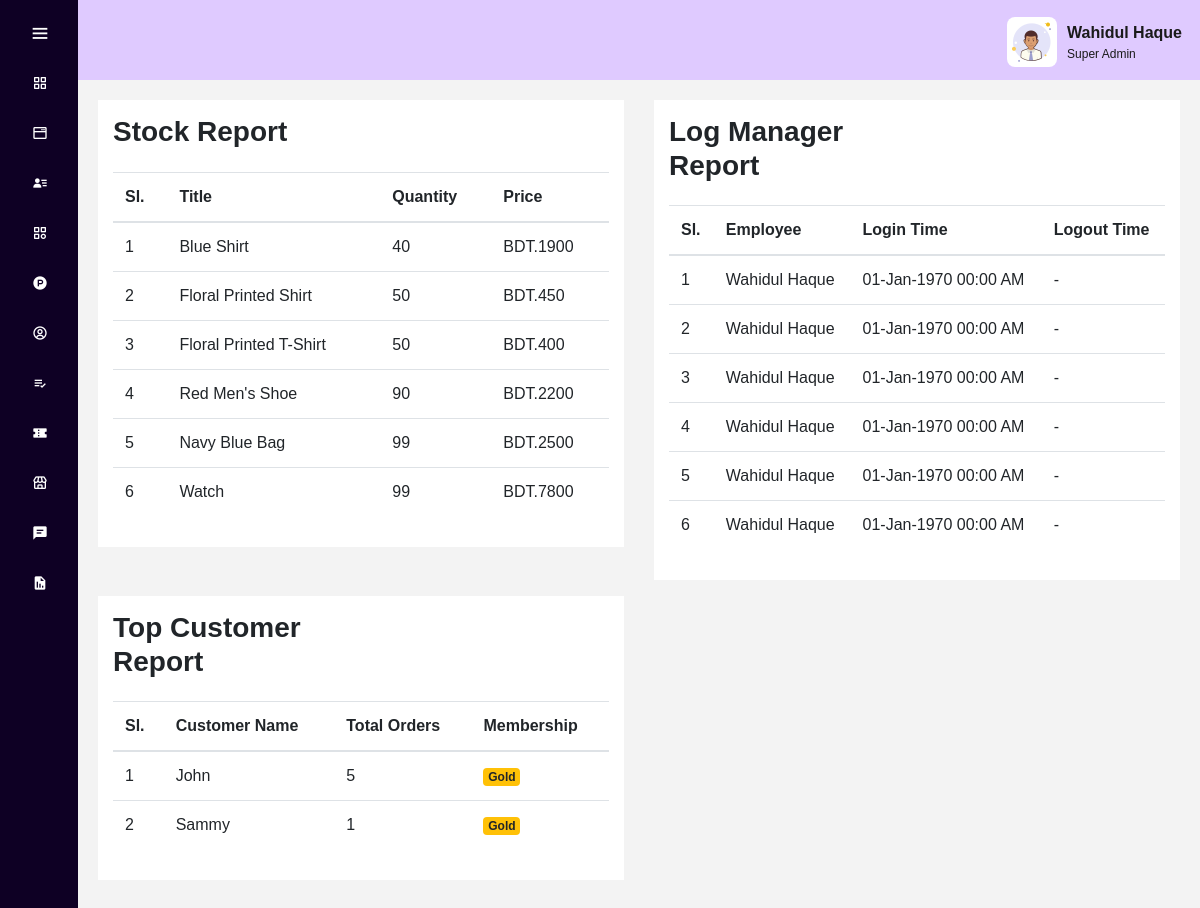
The app's page /views/admin/reports.php?do=Manage (signed in) with its own data.
### tables this page shows
CREATE TABLE `products` (
  `id` int(10) UNSIGNED NOT NULL,
  `title` varchar(255) NOT NULL,
  `slug` varchar(255) NOT NULL,
  `s_desc` text DEFAULT NULL,
  `desc` text DEFAULT NULL,
  `quantity` int(10) UNSIGNED NOT NULL DEFAULT 1,
  `regular_price` int(11) NOT NULL DEFAULT 0,
  `offer_price` int(11) NOT NULL,
  `sku_code` varchar(255) DEFAULT NULL,
  `product_type` int(11) NOT NULL DEFAULT 0,
  `tags` varchar(255) DEFAULT NULL,
  `featured_item` int(11) NOT NULL DEFAULT 0,
  `status` int(11) NOT NULL DEFAULT 0,
  `cat_id` int(11) NOT NULL,
  `image` text DEFAULT NULL
);

CREATE TABLE `log_detail` (
  `id` int(11) NOT NULL,
  `user_id` int(11) NOT NULL,
  `login_time` text DEFAULT NULL,
  `logout_time` text DEFAULT NULL
);

CREATE TABLE `users` (
  `id` int(10) UNSIGNED NOT NULL,
  `name` varchar(255) NOT NULL,
  `email` varchar(255) NOT NULL,
  `password` varchar(255) NOT NULL,
  `phone` varchar(255) DEFAULT NULL,
  `address` varchar(255) DEFAULT NULL,
  `image` varchar(255) DEFAULT NULL,
  `user_type` varchar(255) NOT NULL DEFAULT 'USR' COMMENT 'ADM For Super Admin, USR For users',
  `status` int(1) NOT NULL
);

CREATE TABLE `customers` (
  `id` int(10) UNSIGNED NOT NULL,
  `name` varchar(255) NOT NULL,
  `email` varchar(255) NOT NULL,
  `password` varchar(255) NOT NULL,
  `phone` varchar(255) DEFAULT NULL,
  `address` varchar(255) DEFAULT NULL,
  `city` varchar(255) DEFAULT NULL,
  `country` varchar(255) DEFAULT NULL,
  `zipcode` varchar(255) DEFAULT NULL,
  `image` varchar(255) DEFAULT NULL,
  `user_type` int(11) NOT NULL DEFAULT 1 COMMENT '0for premium, 1 for gold, 2 for normal',
  `status` int(1) NOT NULL,
  `order_count` int(11) DEFAULT 0
);

### controller/admin/UserController.php (called while the page is built, shortened)
<?php
    function getMethod($id){
        $db = dbConnection();
        $sql_query  = "SELECT * FROM `users` WHERE id='".$id."';";
        $result     = mysqli_query($db, $sql_query);
        while($method = mysqli_fetch_object($result)){
            return $method;
        }
    }
?>

### controller/admin/ReportController.php (the view, shortened to what this page needs)
<?php
    include "UserController.php";
    function getStockReport(){
        $db = dbConnection();
        $sql = "SELECT * FROM `products` ORDER BY quantity ASC";
        $result = mysqli_query($db, $sql);
        return writeReport($result, 1);
    }
    function getLogReport(){
        $db = dbConnection();
        $sql = "SELECT * FROM `log_detail` ORDER BY login_time DESC";
        $result = mysqli_query($db, $sql);
        return writeReport($result, 2);
    }
    function getTopCustomerReport(){
        $db = dbConnection();
        $sql = "SELECT * FROM `customers` ORDER BY order_count DESC";
        $result = mysqli_query($db, $sql);
        return writeReport($result, 3);
    }
    function writeReport($data, $type){
        $markUp = "";
        if($type == 1){
            $sl = 1;
            while($item = mysqli_fetch_object($data)){
                $markUp .= '<tr>
                                <td>'. $sl++                    .'</td>
                                <td>'. $item->title             .'</td>
                                <td>'. $item->quantity          .'</td>
                                <td>BDT.'. $item->regular_price     .'</td>
                            </tr>';
            }
            return $markUp;
        }
        else if($type == 2){
            $sl = 1;
            while($item = mysqli_fetch_object($data)){
                $logout = (isset($item->logout_time)) ? date('d-M-Y H:i A', strtotime($item->logout_time)) : "-";
                $markUp .= '<tr>
                                <td>'. $sl++                             .'</td>
                                <td>'. getMethod($item->user_id)->name .'</td>
                                <td>'.date('d-M-Y H:i A', strtotime($item->login_time)) .'</td>
                                <td>'. $logout .'</td>
                            </tr>';
            }
            return $markUp;
        }
        else if($type == 3){
            $sl = 1;
            while($item = mysqli_fetch_object($data)){
                $user_type  = ($item->user_type == 0) ? '<span class="badge badge-success">Premium</span>' :
                            (($item->user_type == 1) ? '<span class="badge badge-warning">Gold</span>' : '<span class="badge badge-info">Normal</span>');
                $markUp .= '<tr>
                                <td>'. $sl++                .'</td>
                                <td>'. $item->name          .'</td>
                                <td>'. $item->order_count   .'</td>
                                <td>'. $user_type           .'</td>
                            </tr>';
            }
            return $markUp;
        }
    }
?>

### assets/admin/css/adm_style.css (style rules this page uses)
* { margin: 0; padding: 0; box-sizing: border-box; font-family: 'Poppins',sans-serif; }
body { position: relative; min-height: 100vh; overflow: hidden; }

### records on screen
products: title "Blue Shirt", quantity "40", regular_price "1900"
products: title "Floral Printed Shirt", quantity "50", regular_price "450"
products: title "Floral Printed T-Shirt", quantity "50", regular_price "400"
products: title "Red Men's Shoe", quantity "90", regular_price "2200"
products: title "Navy Blue Bag", quantity "99", regular_price "2500"
products: title "Watch", quantity "99", regular_price "7800"
log_detail: user.name "Wahidul Haque", login_time "01-Jan-1970 00:00 AM", logout "-"
log_detail: user.name "Wahidul Haque", login_time "01-Jan-1970 00:00 AM", logout "-"
log_detail: user.name "Wahidul Haque", login_time "01-Jan-1970 00:00 AM", logout "-"
log_detail: user.name "Wahidul Haque", login_time "01-Jan-1970 00:00 AM", logout "-"
log_detail: user.name "Wahidul Haque", login_time "01-Jan-1970 00:00 AM", logout "-"
log_detail: user.name "Wahidul Haque", login_time "01-Jan-1970 00:00 AM", logout "-"
customers: name "John", order_count "5", user_type "Gold"
customers: name "Sammy", order_count "1", user_type "Gold"

### other values on screen
$_SESSION['user']['name'] "Wahidul Haque"
